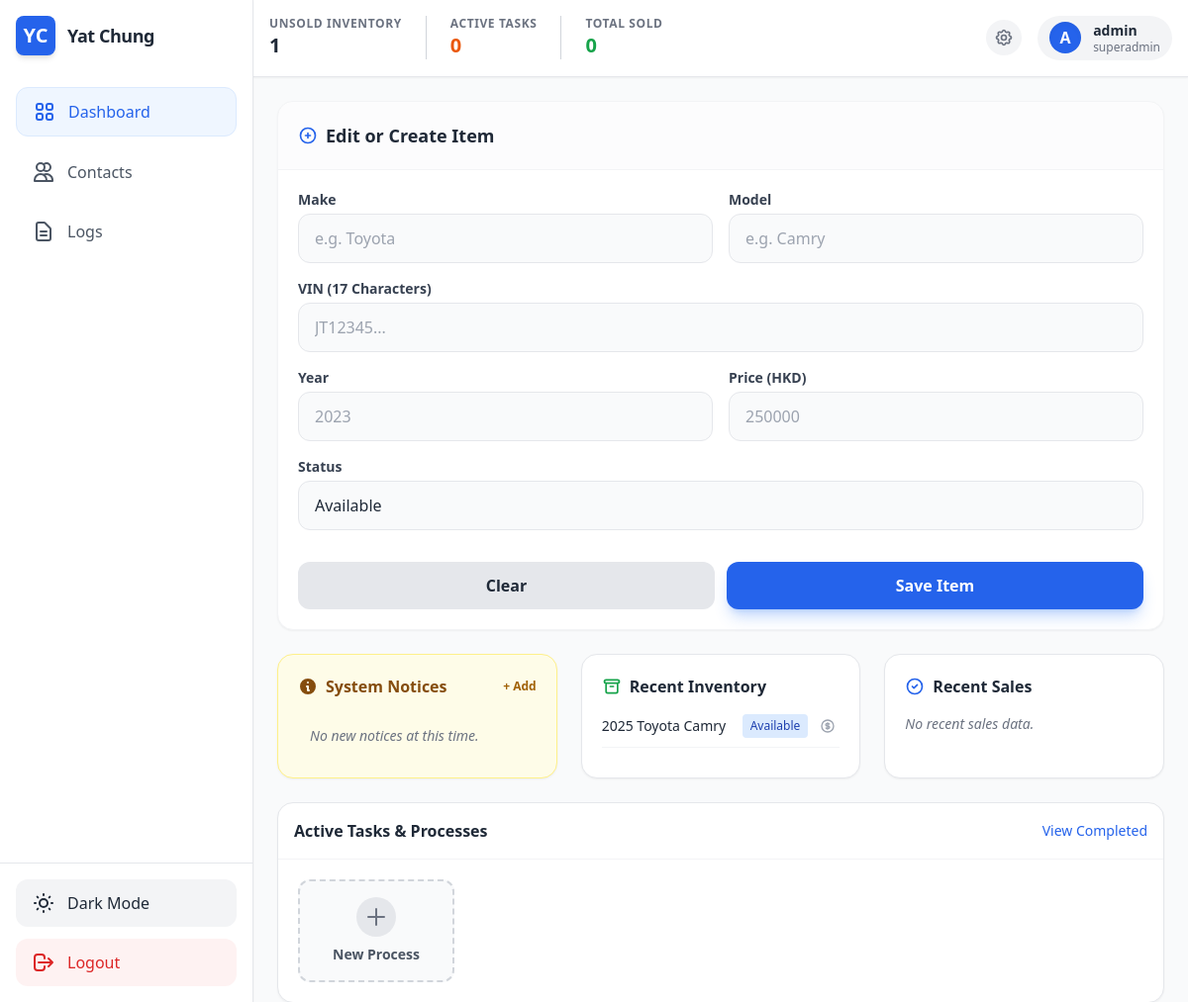
The page /dashboard (signed in) on the database as committed earlier.
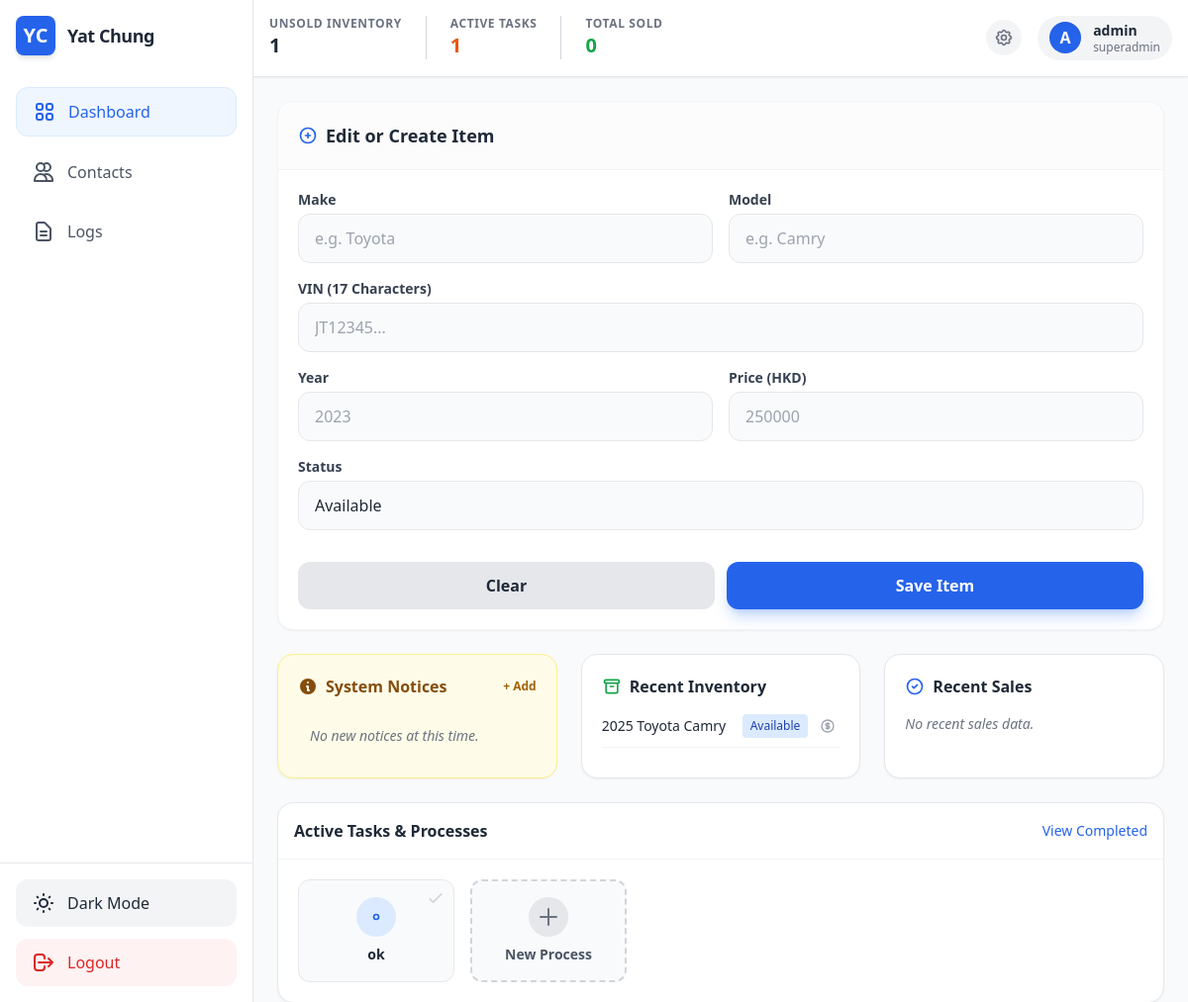
The same page on the database as committed later.
### app.py (models this page shows)
class Inventory(db.Model):
    __tablename__ = 'inventory'
    id = db.Column(db.Integer, primary_key=True)
    make = db.Column(db.String(50), nullable=False)
    model = db.Column(db.String(50), nullable=False)
    year = db.Column(db.Integer, nullable=False)
    vin = db.Column(db.String(17), unique=True, nullable=False)
    status = db.Column(db.String(20), default='Available')
    price = db.Column(db.Float, nullable=False)

class Task(db.Model):
    __tablename__ = 'tasks'
    id = db.Column(db.Integer, primary_key=True)
    description = db.Column(db.String(200), nullable=False)
    status = db.Column(db.String(20), default='Pending')
    assigned_to = db.Column(db.Integer, db.ForeignKey('users.id'), nullable=False)

### app.py (the view)
@app.route('/dashboard')
@login_required
def dashboard():
    inventory_items = Inventory.query.order_by(Inventory.id.desc()).all()
    tasks = Task.query.filter_by(assigned_to=current_user.id, status='Pending').all()
    sold_items = Inventory.query.filter_by(status='Sold').order_by(Inventory.id.desc()).all()
    notices = Notice.query.order_by(Notice.created_at.desc()).limit(5).all()
    return render_template(
        'dashboard.html',
        user=current_user,
        inventory=inventory_items,
        sold_items=sold_items,
        tasks=tasks,
        notices=notices,
        total_inventory=len([i for i in inventory_items if i.status != 'Sold']), # Count only unsold
        active_tasks=len(tasks),
        monthly_sales=len(sold_items)
    )

### app.py (called while the page is built)
@login_manager.user_loader
def load_user(user_id):
    return User.query.get(int(user_id))

### templates/dashboard.html (shortened to what the changed rows need)
<!DOCTYPE html>
<html lang="en" class="light">
<head>
    <script src="https://cdn.tailwindcss.com"></script>
</head>
<body class="bg-gray-50 dark:bg-gray-900 text-gray-800 dark:text-gray-100 h-screen flex overflow-hidden">
    <aside class="w-24 md:w-64 bg-white dark:bg-gray-800 border-r border-gray-200 dark:border-gray-700 flex flex-col justify-between shadow-sm z-10 transition-all">
        <div class="p-4">
            <div class="flex items-center justify-center md:justify-start gap-3 mb-8">
                <h1 class="hidden md:block font-bold text-lg tracking-tight">Yat Chung</h1>
            </div>
        </div>
    </aside>
    <main class="flex-1 flex flex-col h-full overflow-hidden relative">
        <header class="bg-white dark:bg-gray-800 border-b border-gray-200 dark:border-gray-700 p-4 flex justify-between items-center shadow-sm z-0">
            <div class="flex gap-6 overflow-x-auto hide-scrollbar">
                <div class="flex flex-col">
                    <span class="text-xs text-gray-500 dark:text-gray-400 uppercase font-bold tracking-wider">Active Tasks</span>
                    <span class="text-xl font-extrabold text-warning">{{ active_tasks }}</span>
                </div>
            </div>
        </header>
        <div class="flex-1 overflow-y-auto p-4 md:p-6">
            <div class="grid grid-cols-1 xl:grid-cols-3 gap-6 h-full">
                <div class="xl:col-span-1 bg-white dark:bg-gray-800 rounded-2xl shadow-sm border border-gray-100 dark:border-gray-700 flex flex-col">
                    <div class="p-5 border-b border-gray-100 dark:border-gray-700 bg-gray-50/50 dark:bg-gray-800/50 rounded-t-2xl">
                        <h2 class="font-bold text-lg text-gray-800 dark:text-white flex items-center gap-2">
                            <svg class="w-5 h-5 text-primary" fill="none" stroke="currentColor" viewBox="0 0 24 24"><path stroke-linecap="round" stroke-linejoin="round" stroke-width="2" d="M12 9v3m0 0v3m0-3h3m-3 0H9m12 0a9 9 0 11-18 0 9 9 0 0118 0z"></path></svg>
                            Edit or Create Item
                        </h2>
                    </div>
                </div>
                <div class="xl:col-span-2 flex flex-col gap-6">
                    <div class="grid grid-cols-1 lg:grid-cols-3 gap-6">
                        <div class="bg-white dark:bg-gray-800 border border-gray-200 dark:border-gray-700 rounded-2xl p-5 flex flex-col shadow-sm">
                            <ul class="space-y-3">
                                {% for item in inventory[:5] %}
                                <li class="flex justify-between items-center text-sm border-b border-gray-100 dark:border-gray-700 pb-2">
                                    <span class="font-medium">{{ item.year }} {{ item.make }} {{ item.model }}</span>
                                    <div class="flex items-center gap-2">
                                        <span class="text-xs bg-gray-100 text-gray-800 dark:bg-gray-700 dark:text-gray-300 px-2 py-1 rounded
                                            {% if item.status == 'Available' %} !bg-blue-100 !text-blue-800 dark:!bg-blue-900/30 dark:!text-blue-400 {% endif %}
                                            {% if item.status == 'Reserved' %} !bg-orange-100 !text-orange-800 dark:!bg-orange-900/30 dark:!text-orange-400 {% endif %}">
                                            {{ item.status }}
                                        </span>
                                        {% if item.status != 'Sold' %}
                                        <form action="{{ url_for('mark_sold', item_id=item.id) }}" method="POST" class="inline">
                                            <button type="submit" class="text-gray-400 hover:text-success p-1 transition-colors" title="Mark as Sold">
                                            </button>
                                        </form>
                                        {% endif %}
                                    </div>
                                </li>
                                {% else %}
                                    <li class="text-sm text-gray-500 italic">No inventory records found.</li>
                                {% endfor %}
                            </ul>
                        </div>
                    </div>
                    <div class="flex-1 bg-white dark:bg-gray-800 border border-gray-200 dark:border-gray-700 rounded-2xl flex flex-col shadow-sm">
                        <div class="p-5 grid grid-cols-2 md:grid-cols-4 lg:grid-cols-5 gap-4 overflow-y-auto hide-scrollbar">
                            {% for task in tasks %}
                            <form action="{{ url_for('complete_task', task_id=task.id) }}" method="POST" class="relative bg-gray-50 dark:bg-gray-900 border border-gray-200 dark:border-gray-700 rounded-xl p-4 flex flex-col items-center justify-center text-center gap-2 hover:border-success transition-all group cursor-pointer" onclick="this.submit()">
                                <div class="absolute top-2 right-2 text-gray-300 dark:text-gray-600 group-hover:text-success transition-colors">
                                    <svg class="w-5 h-5" fill="none" stroke="currentColor" viewBox="0 0 24 24"><path stroke-linecap="round" stroke-linejoin="round" stroke-width="2" d="M5 13l4 4L19 7"></path></svg>
                                </div>
                                <div class="w-10 h-10 rounded-full bg-blue-100 dark:bg-blue-900/30 text-primary flex items-center justify-center group-hover:bg-green-100 group-hover:text-success transition-colors">
                                    <svg class="w-5 h-5" fill="none" stroke="currentColor" viewBox="0 0 24 24"><path stroke-linecap="round" stroke-linejoin="round" stroke-width="2" d="M15 12a3 3 0 11-6 0 3 3 0 016 0z"></path></svg>
                                </div>
                                <span class="text-sm font-semibold group-hover:text-success transition-colors">{{ task.description }}</span>
                            </form>
                            {% endfor %}
                        </div>
                    </div>
                </div>
            </div>
        </div>
    </main>
</body>
</html>

Rows that differ between the two databases and show on the page:
added Task: description "ok"
Other text that changed with them:
{{ active_tasks }}: "0" → "1"
